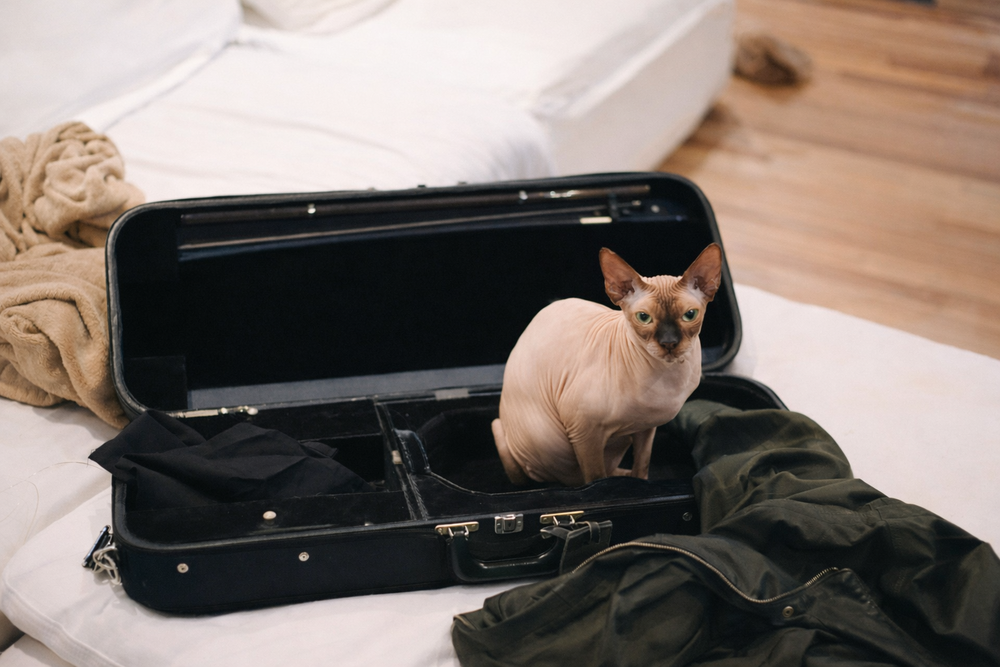
#> input picture images/IMG_0956_chat.png, 1000 x 667 px, shrunk from 1536 x 1024 before the run; its folder holds only this picture in this run
$ python -i to_grayscale.py   (imports and definitions only)
#> lines starting #> are read from the running program, lines starting #| are printed output that depends on the picture
#!/usr/bin/env python3

"""Convert images from color to grayscale."""

import os
import numpy as np
from PIL import Image
from skimage import color


def load_image(path: str) -> Image.Image:
    """Load an image."""
#> called with path = 'images/IMG_0956_chat.png'
    image = Image.open(path)
#> image is the input picture: PIL image 1000x667 RGB; mean R, G, B 127.9, 116.9, 110.4

    return image


def save_image(img: Image.Image, path: str) -> None:
    """Save an image."""
    img.save(path)


def pil_grayscale(img: Image.Image) -> Image.Image:
    """Use PIL.Image.convert("L") for grayscale conversion."""
    grayscale_img = img.convert("L")

    return grayscale_img


def skimage_grayscale(img: Image.Image) -> Image.Image:
    """Use skimage.color.rgb2lab() for grayscale conversion."""
    rgb = np.asarray(img.convert("RGB"), dtype=np.float32) / 255.0
    lab = color.rgb2lab(rgb)
#> lab: shape (667, 1000, 3) float32; mean of channels 0, 1, 2 47.7, 3.2, 5.1
    l_channel = lab[..., 0]
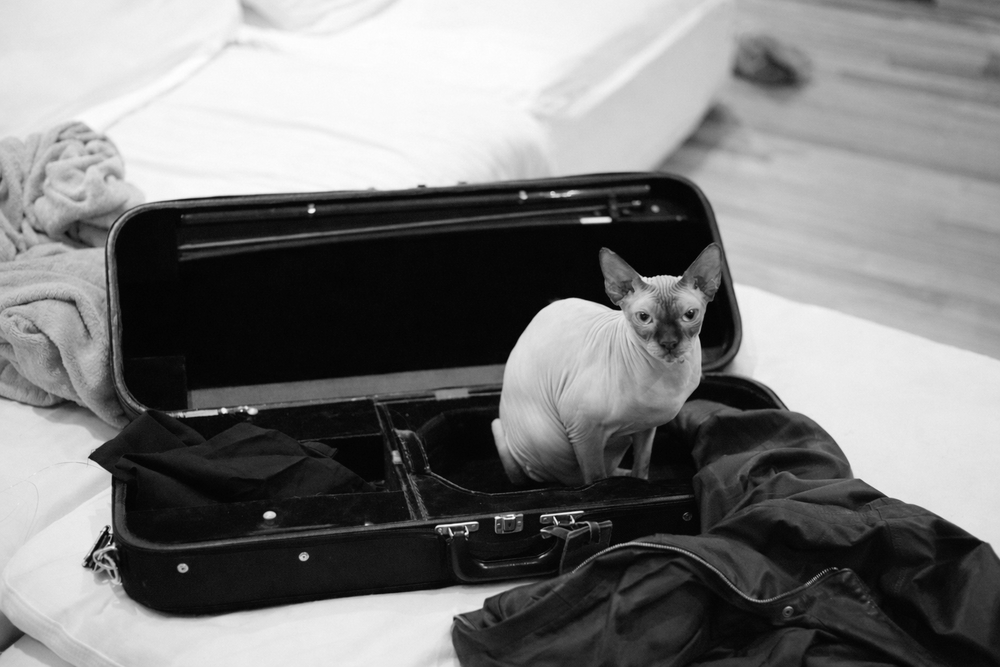
#> l_channel: shape (667, 1000) float32; min 0.823, max 97.29, mean 47.7; drawn with min black and max white

    gray = np.clip((l_channel / 100.0) * 255.0, 0, 255).astype(np.uint8)

    return Image.fromarray(gray, mode='L')


def convert_directory(input_dir: str, output_dir: str, mode=True) -> None:
    """
    Convert a directory to grayscale, excluding subdirs.

    If mode = True (default), use skimage_grayscale; else use pil_grayscale.
    """
    os.mkdir(output_dir, exist_ok=True)

    for entry in os.scandir(input_dir):
        if not entry.is_file():
            print(f"Warning: Not using subdirs {entry.name} idk why it's here")
            continue
        img = load_image(entry.path)
        if mode:
            grayscale_img = skimage_grayscale(img)
        else:
            grayscale_img = pil_grayscale(img)
        save_image(grayscale_img, os.path.join(output_dir, entry.path))


def convert_image(input_path: str, output_path: None | str = None, mode=True) -> Image.Image:
    """
    Convert a single image to grayscale.

    If mode = True (default), use skimage_grayscale; else use pil_grayscale.
    output_path is optional, does not write to disk if omitted.
    """
    img = load_image(input_path)
    gs_img = skimage_grayscale(img) if mode else pil_grayscale(img)
    if output_path:
        save_image(gs_img, output_path)
    return gs_img

>>> result = convert_image('images/IMG_0956_chat.png')
